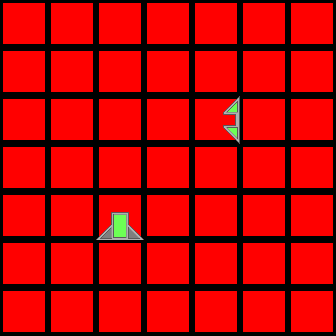

Below is a game level as drawn by its tile map, then a one-line description and the .tmx file that defines it, in full:
An orthogonal 7x7 tile map with 48x48 px tiles, 2 tile layers (Colors, Tiles).

<map version="1.0" orientation="orthogonal" renderorder="right-down" width="7" height="7" tilewidth="48" tileheight="48" nextobjectid="1">
 <properties>
  <property name="availableTiles" value="1, 2" />
 </properties>
 <tileset firstgid="1" source="tiles.tsx" />
 <layer name="Colors" width="7" height="7">
  <data encoding="csv">
41,41,41,41,41,41,41,
41,41,41,41,41,41,41,
41,41,41,41,41,41,41,
41,41,41,41,41,41,41,
41,41,41,41,41,41,41,
41,41,41,41,41,41,41,
41,41,41,41,41,41,41
</data>
 </layer>
 <layer name="Tiles" width="7" height="7">
  <data encoding="csv">
1,1,1,1,1,1,1,
1,1,1,1,1,1,1,
1,1,1,1,12,1,1,
1,1,1,1,1,1,1,
1,1,5,1,1,1,1,
1,1,1,1,1,1,1,
1,1,1,1,1,1,1
</data>
 </layer>
</map>
